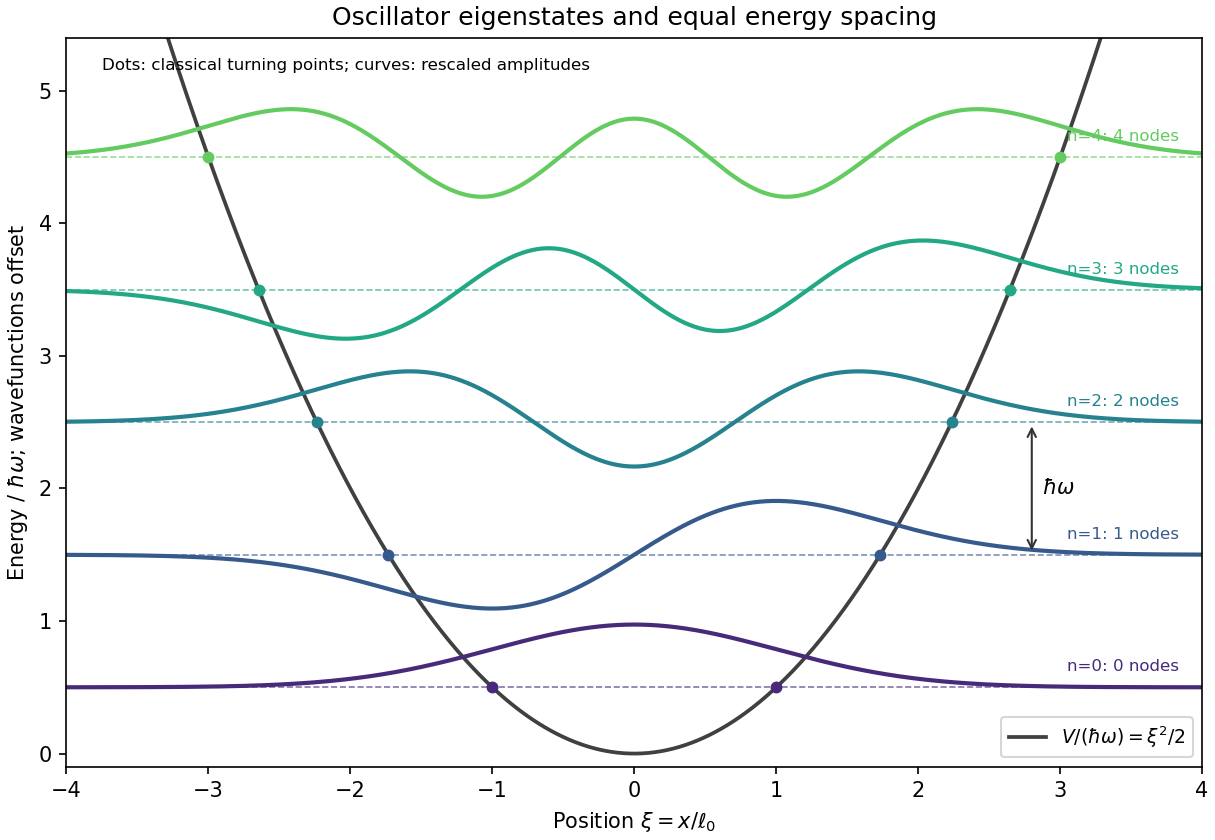

The Python source for this figure:
"""Original analytical diagram; tested with Python 3.14, NumPy and Matplotlib."""
from math import factorial
import numpy as np
import matplotlib.pyplot as plt
from numpy.polynomial.hermite import hermval

x = np.linspace(-4, 4, 1500)
fig, ax = plt.subplots(figsize=(8.1, 5.6), layout="constrained")
ax.plot(x, x*x/2, color="0.25", lw=1.8, label=r"$V/(\hbar\omega)=\xi^2/2$")
for n in range(5):
    energy = n + 0.5
    coeff = np.zeros(n+1)
    coeff[n] = 1
    psi = hermval(x, coeff)*np.exp(-x*x/2)/np.sqrt(2**n*factorial(n)*np.sqrt(np.pi))
    color = plt.cm.viridis(0.12+0.16*n)
    ax.axhline(energy, color=color, lw=0.8, ls="--", alpha=0.65)
    ax.plot(x, energy+0.63*psi, color=color, lw=2)
    t = np.sqrt(2*n+1)
    ax.scatter([-t, t], [energy, energy], s=22, color=color, zorder=5)
    ax.text(3.05, energy+0.12, f"n={n}: {n} nodes", fontsize=8, color=color)
ax.text(-3.75, 5.25, "Dots: classical turning points; curves: rescaled amplitudes", fontsize=8, va="top")
ax.annotate("", xy=(2.8, 1.5), xytext=(2.8, 2.5), arrowprops=dict(arrowstyle="<->", color="0.2"))
ax.text(2.87, 2, r"$\hbar\omega$", fontsize=10, va="center")
ax.set(xlim=(-4, 4), ylim=(-0.1, 5.4), xlabel=r"Position $\xi=x/\ell_0$", ylabel=r"Energy / $\hbar\omega$; wavefunctions offset", title="Oscillator eigenstates and equal energy spacing")
ax.legend(loc="lower right", fontsize=9)
fig.savefig("paper-1-oscillator.png", dpi=150, facecolor="white")
